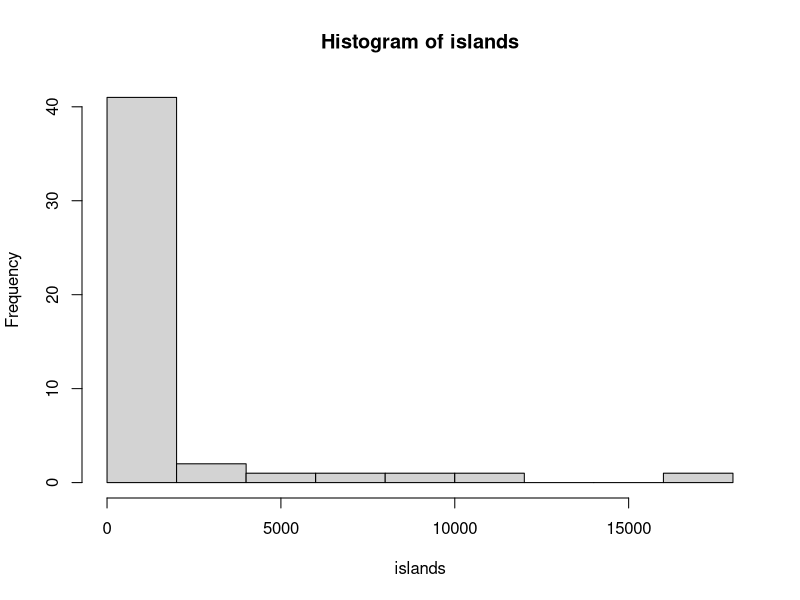

Reproduce this figure in R.
## ---- chunk 1
hist(islands)

